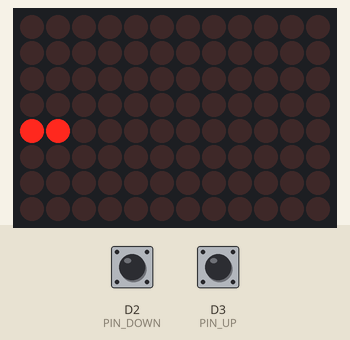
The sketch below on a simulated Arduino Uno R4 WiFi. Parts: 12×8 LED matrix. The inputs (shaded band) are chosen by the test bench; at power-on: D2 (PIN_DOWN) HIGH, D3 (PIN_UP) HIGH. Random numbers use the default seed unless the sketch sets one.

Above: at 1.25 s.
1.3 s: D2 (PIN_DOWN) pulled LOW for 0.15 s
At 1.65 s:
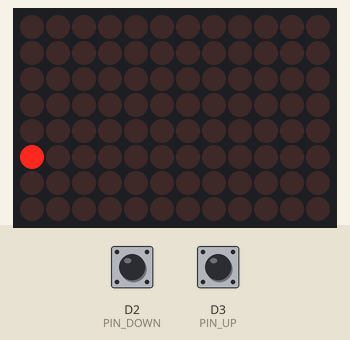
2.0 s: D3 (PIN_UP) pulled LOW for 0.15 s
At 2.25 s:
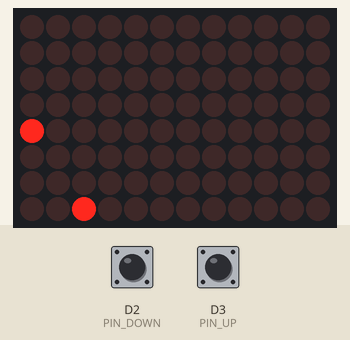
2.7 s: D2 (PIN_DOWN) pulled LOW for 1 s
At 3.15 s:
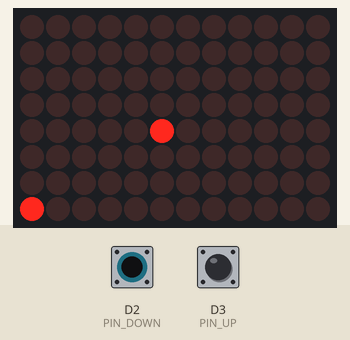
4.3 s: D3 (PIN_UP) pulled LOW for 1 s
At 5.55 s:
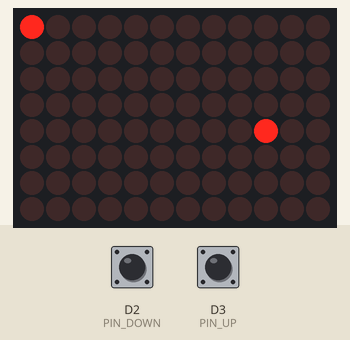
5.9 s: D2 (PIN_DOWN) pulled LOW for 0.15 s
At 6.15 s:
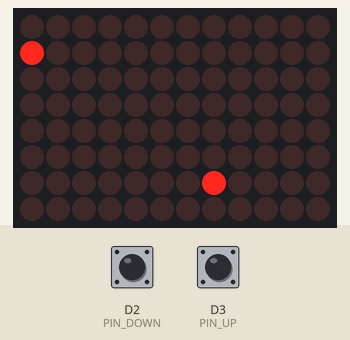
6.6 s: D3 (PIN_UP) pulled LOW for 0.15 s
At 6.75 s:
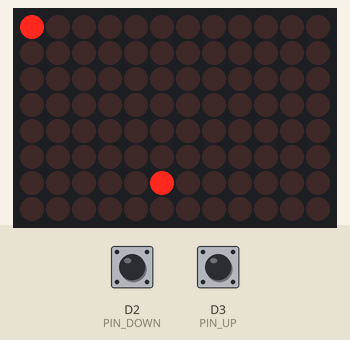
Timing chart, 0 to 9.6 s (numbered marks = the images above; inputs shaded):
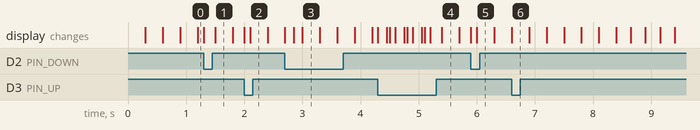

The sketch:

29-Pong-Game.ino
```cpp
// (licence header left out)
#include "Arduino_LED_Matrix.h"

ArduinoLEDMatrix matrix;

// Pin Definitions (Inverted for specific wiring)
const uint8_t PIN_DOWN = 2;
const uint8_t PIN_UP = 3;

// Structure to encapsulate ball properties
struct Ball {
  int8_t x, y;   // 2D Coordinates (0-11 for x, 0-7 for y)
  int8_t dx, dy; // Direction vectors (-1 or 1)
};

Ball ball;
uint8_t paddleY = 4;   // Player's paddle position (Unsigned 8-bit for optimization)
uint8_t frame[8][12];  // Buffer to hold the matrix state before rendering

// Timing Management (Non-blocking)
unsigned long lastBallMove = 0;
const unsigned long ballInterval = 300; // Time in ms between ball steps

unsigned long lastPaddleMove = 0;
const unsigned long paddleInterval = 150; // Delay to make paddle movement manageable

/**
 * Resets the game to the starting conditions.
 * Sets the ball in the middle and resets timers to synchronize movements.
 */
void resetGame() {
  ball.x = 5;
  ball.y = random(0, 8);
  ball.dx = -1; // Initially moves toward the player
  ball.dy = (random(0, 2) == 0) ? -1 : 1;
  paddleY = 4;

  unsigned long current = millis();
  lastBallMove = current;
  lastPaddleMove = current;
}

/**
 * Executes a visual blinking sequence when the player loses.
 * Fills the matrix entirely to provide clear feedback.
 */
void triggerGameOver() {
  for (int i = 0; i < 6; i++) {
    memset(frame, 1, sizeof(frame)); // Turn all pixels ON
    matrix.renderBitmap(frame, 8, 12);
    delay(250);
    memset(frame, 0, sizeof(frame)); // Turn all pixels OFF
    matrix.renderBitmap(frame, 8, 12);
    delay(250);
  }
  resetGame(); // Return to start
}

/**
 * Translates the logical variables (ball and paddle positions)
 * into the 2D frame buffer and sends it to the LED Matrix hardware.
 */
void renderCurrentState() {
  memset(frame, 0, sizeof(frame));    // Wipe the frame clean
  frame[paddleY][0] = 1;              // Set the paddle pixel
  frame[ball.y][ball.x] = 1;          // Set the ball pixel
  matrix.renderBitmap(frame, 8, 12);  // Display the buffer
}

/**
 * Handles the physics engine: wall bounces, paddle collisions,
 * and game-over conditions.
 */
void updatePhysics() {
  // Move ball based on its current heading
  ball.x += ball.dx;
  ball.y += ball.dy;

  // 1. Boundary Checks: Bouncing off top, bottom, and right edges
  if (ball.y <= 0 || ball.y >= 7) ball.dy = -ball.dy;
  if (ball.x >= 11) ball.dx = -ball.dx;

  // 2. Collision Check: Interaction with the player's paddle at Column 0
  if (ball.x == 0 && ball.y == paddleY) {
      // Impact detected: reverse direction but keep ball at x=0 for rendering
      ball.dx = -ball.dx;
  } else if (ball.x < 0) {
      // Failure: Ball passed the paddle column.
      triggerGameOver();
  }
}

void setup() {
  matrix.begin();

  pinMode(PIN_UP, INPUT_PULLUP);
  pinMode(PIN_DOWN, INPUT_PULLUP);

  randomSeed(analogRead(A0));

  resetGame();
}

void loop() {
  unsigned long currentMillis = millis();

  // Handle Paddle Input: Independent of ball speed
  if (currentMillis - lastPaddleMove >= paddleInterval) {
    bool inputDetected = false;

    // Up Button logic with boundary guard
    if (digitalRead(PIN_UP) == LOW && paddleY > 0) {
      paddleY--;
      inputDetected = true;
    }
    // Down Button logic with boundary guard
    if (digitalRead(PIN_DOWN) == LOW && paddleY < 7) {
      paddleY++;
      inputDetected = true;
    }

    if (inputDetected) {
      lastPaddleMove = currentMillis;
      renderCurrentState(); // Instant feedback for movement
    }
  }

  // Handle Ball Movement: Fixed temporal interval
  if (currentMillis - lastBallMove >= ballInterval) {
    lastBallMove = currentMillis;
    updatePhysics();
    renderCurrentState();
  }
}
```
